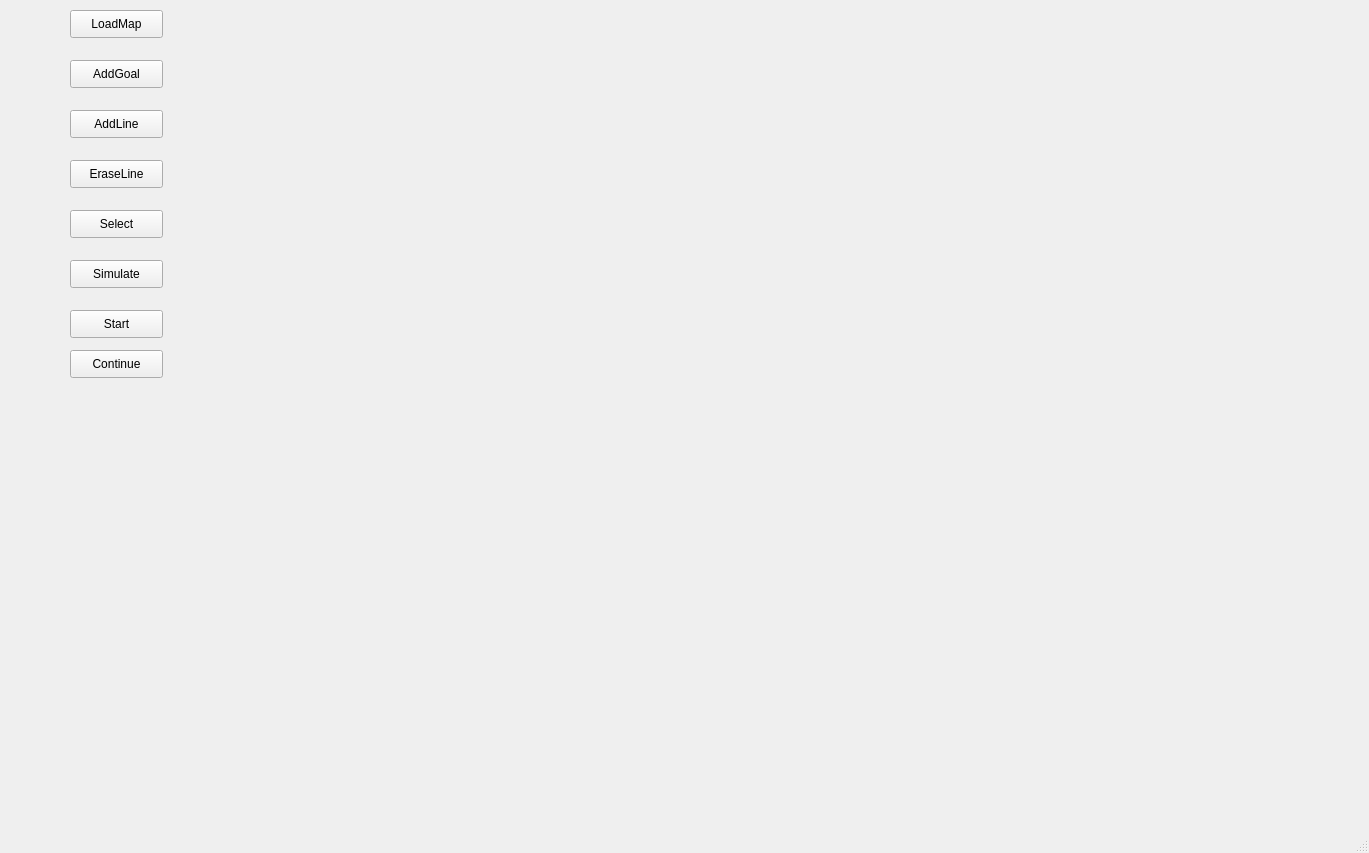
<?xml version="1.0" encoding="UTF-8"?>
<ui version="4.0">
 <class>MainWindow</class>
 <widget class="QMainWindow" name="MainWindow">
  <property name="geometry">
   <rect>
    <x>0</x>
    <y>0</y>
    <width>1369</width>
    <height>853</height>
   </rect>
  </property>
  <property name="windowTitle">
   <string>MainWindow</string>
  </property>
  <widget class="QWidget" name="centralwidget">
   <widget class="QWidget" name="Screen" native="true">
    <property name="geometry">
     <rect>
      <x>270</x>
      <y>0</y>
      <width>1091</width>
      <height>781</height>
     </rect>
    </property>
   </widget>
   <widget class="QPushButton" name="LoadMap">
    <property name="geometry">
     <rect>
      <x>70</x>
      <y>10</y>
      <width>93</width>
      <height>28</height>
     </rect>
    </property>
    <property name="text">
     <string>LoadMap</string>
    </property>
   </widget>
   <widget class="QPushButton" name="AddGoal">
    <property name="geometry">
     <rect>
      <x>70</x>
      <y>60</y>
      <width>93</width>
      <height>28</height>
     </rect>
    </property>
    <property name="text">
     <string>AddGoal</string>
    </property>
   </widget>
   <widget class="QPushButton" name="AddLine">
    <property name="geometry">
     <rect>
      <x>70</x>
      <y>110</y>
      <width>93</width>
      <height>28</height>
     </rect>
    </property>
    <property name="text">
     <string>AddLine</string>
    </property>
   </widget>
   <widget class="QPushButton" name="EraseLine">
    <property name="geometry">
     <rect>
      <x>70</x>
      <y>160</y>
      <width>93</width>
      <height>28</height>
     </rect>
    </property>
    <property name="text">
     <string>EraseLine</string>
    </property>
   </widget>
   <widget class="QPushButton" name="Select">
    <property name="geometry">
     <rect>
      <x>70</x>
      <y>210</y>
      <width>93</width>
      <height>28</height>
     </rect>
    </property>
    <property name="text">
     <string>Select</string>
    </property>
   </widget>
   <widget class="QPushButton" name="Simulate">
    <property name="geometry">
     <rect>
      <x>70</x>
      <y>260</y>
      <width>93</width>
      <height>28</height>
     </rect>
    </property>
    <property name="text">
     <string>Simulate</string>
    </property>
   </widget>
   <widget class="QPushButton" name="Start">
    <property name="geometry">
     <rect>
      <x>70</x>
      <y>310</y>
      <width>93</width>
      <height>28</height>
     </rect>
    </property>
    <property name="text">
     <string>Start</string>
    </property>
   </widget>
   <widget class="QPushButton" name="Continue">
    <property name="geometry">
     <rect>
      <x>70</x>
      <y>350</y>
      <width>93</width>
      <height>28</height>
     </rect>
    </property>
    <property name="text">
     <string>Continue</string>
    </property>
   </widget>
  </widget>
  <widget class="QMenuBar" name="menubar">
   <property name="geometry">
    <rect>
     <x>0</x>
     <y>0</y>
     <width>1369</width>
     <height>26</height>
    </rect>
   </property>
  </widget>
  <widget class="QStatusBar" name="statusbar"/>
 </widget>
 <resources/>
 <connections/>
</ui>
